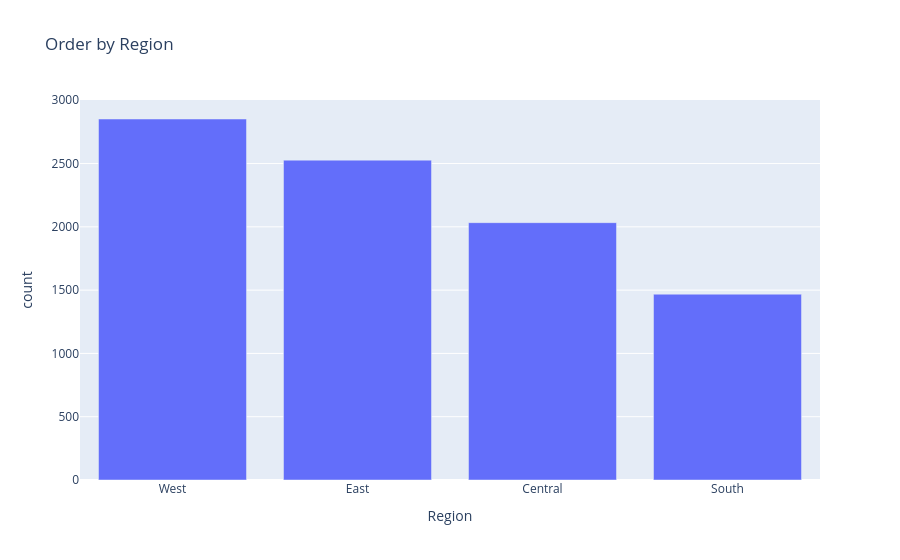

Notebook cell for this chart:
### Markdown cell above
11. Total sales compare across different regions
  
- 11.1 Create a bar chart to visualize.

### Code cell
# Write your code here (11.1)
reg_count = superstore_order["Region"].value_counts().reset_index()
px.bar(reg_count,x = "Region", y = "count", title="Order by Region")

### Figure 1 — Plotly figure (JSON) as saved in the notebook; plotly's stock layout.template omitted (floating-point values rounded to 4 significant figures)
{"data": [{"hovertemplate": "Region=%{x}<br>count=%{y}<extra></extra>", "legendgroup": "", "marker": {"color": "#636efa", "pattern": {"shape": ""}}, "name": "", "orientation": "v", "showlegend": false, "textposition": "auto", "type": "bar", "x": ["West", "East", "Central", "South"], "xaxis": "x", "y": [2852, 2527, 2033, 1468], "yaxis": "y"}], "layout": {"barmode": "relative", "legend": {"tracegroupgap": 0}, "title": {"text": "Order by Region"}, "xaxis": {"anchor": "y", "domain": [0, 1], "title": {"text": "Region"}}, "yaxis": {"anchor": "x", "domain": [0, 1], "title": {"text": "count"}}}}
